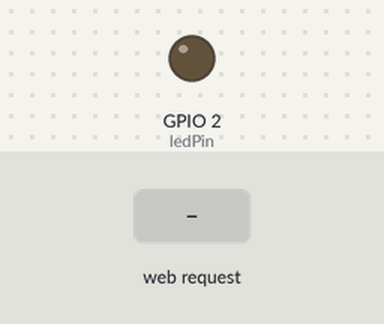
This sketch was run on a simulated ESP32. On the bench: output pins drawn as LEDs (lit = HIGH). Inputs (shaded band) come from the test bench. WiFi joins after 1.5 s; servers stay silent unless stated; storage starts empty; what the sketch prints to the serial monitor is not drawn.

Above: at 3.2 s.
3.3 s: HTTP request GET /on received
At 3.9 s:
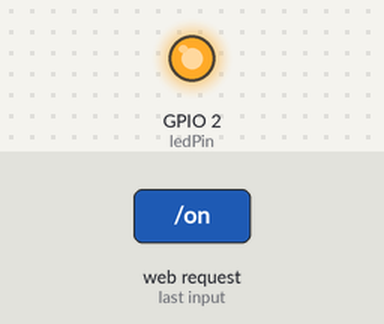
4.8 s: HTTP request GET /off received
At 6.2 s:
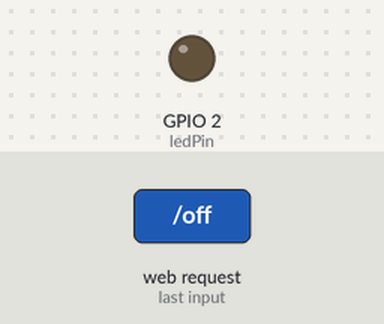
Timing chart, 0 to 7.8 s (numbered marks = the images above; inputs shaded):
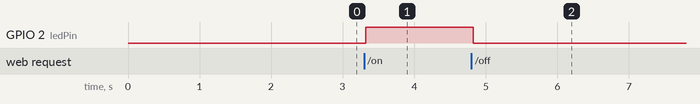

The sketch:

ESP32_Async_Web_Server_Temp.ino
```cpp
#include "WiFi.h"
#include "ESPAsyncWebServer.h"
#include "SPIFFS.h"
#include <WebServer.h>
#include <Wire.h>
#include <SPI.h>
#include <Adafruit_BMP280.h>


//---------Sensor de presion --------

#define BMP_SCK  (13)
#define BMP_MISO (12)
#define BMP_MOSI (11)
#define BMP_CS   (10)


Adafruit_BMP280 bmp; // I2C

float temperature, pressure, altitude;

//---------------------------------------------

const char* ssid = "WIZZ";
const char* password = "46196ace4a";

const int ledPin = 2;
String ledState;

AsyncWebServer server(80);

// Replaces placeholder with LED state value
String processor(const String& var){
  Serial.println(var);
  if(var == "STATE"){
    if(digitalRead(ledPin)){
      ledState = "ON";
    }
    else{
      ledState = "OFF";
    }
    Serial.print(ledState);
    return ledState;
  }
  return String();
}

void setup(){
  Serial.begin(115200);
  pinMode(ledPin, OUTPUT);

  // Initialize SPIFFS
  if(!SPIFFS.begin(true)){
    Serial.println("An Error has occurred while mounting SPIFFS");
    return;
  }

// ----------------- Conecta a la red wifi. como AP ---------------
  Serial.println();
  Serial.print("Configurando Punto de Acceso:  ");
  Serial.println(ssid);

  WiFi.softAP(ssid, password);
  IPAddress myIP = WiFi.softAPIP();
  // Esta es la IP
  Serial.print("Esta es la IP para conectar: ");
  Serial.print("http://");
  Serial.println(myIP);


  // Connect to Wi-Fi
  WiFi.begin(ssid, password);
  while (WiFi.status() != WL_CONNECTED) {
    delay(1000);
    Serial.println("Connecting to WiFi..");
  }

  // Print ESP32 Local IP Address
  Serial.println(WiFi.localIP());

  // Route for root / web page
  server.on("/", HTTP_GET, [](AsyncWebServerRequest *request){
    request->send(SPIFFS, "/index.html", String(), false, processor);
  });

  // Route to load style.css file
  server.on("/style.css", HTTP_GET, [](AsyncWebServerRequest *request){
    request->send(SPIFFS, "/style.css", "text/css");
  });

  // Route to set GPIO to HIGH
  server.on("/on", HTTP_GET, [](AsyncWebServerRequest *request){
    digitalWrite(ledPin, HIGH);
    request->send(SPIFFS, "/index.html", String(), false, processor);
  });

  // Route to set GPIO to LOW
  server.on("/off", HTTP_GET, [](AsyncWebServerRequest *request){
    digitalWrite(ledPin, LOW);
    request->send(SPIFFS, "/index.html", String(), false, processor);
  });

  // Start server
  server.begin();
}

void loop(){

}
```

Measured:
- after the input at 3.3 s, GPIO 2 (ledPin): LOW → HIGH at once
- after the input at 4.8 s, GPIO 2 (ledPin): HIGH → LOW at once
